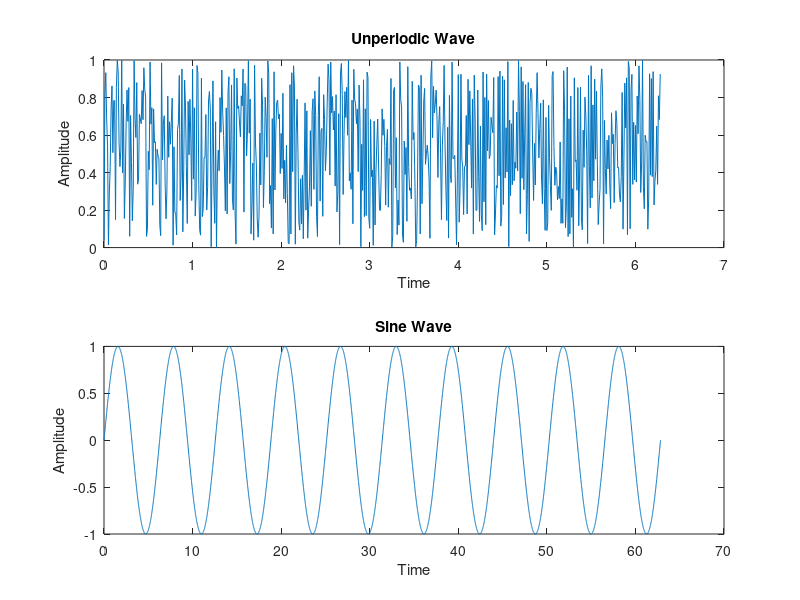

The MATLAB source for this figure: (Note: this script raises an error after producing the figure.)
% Creating an unperiodic wave
t1 = 0:0.01:2*pi; % Time vector
unperiodic_wave = rand(size(t1)); % Generating random values
subplot(2, 1, 1); % Creating a subplot for unperiodic wave
plot(t1, unperiodic_wave);
title('Unperiodic Wave');
xlabel('Time');
ylabel('Amplitude');

% Creating a sine wave
t2 = 0:0.01:20*pi; % Time vector
sine_wave = sin(t2); % Generating sine values
subplot(2, 1, 2); % Creating a subplot for sine wave
plot(t2, sine_wave);
title('Sine Wave');
xlabel('Time');
ylabel('Amplitude');

% Adjusting subplot spacing
sgtitle('Comparison of Unperiodic Wave and Periodic(Sine) Wave');
